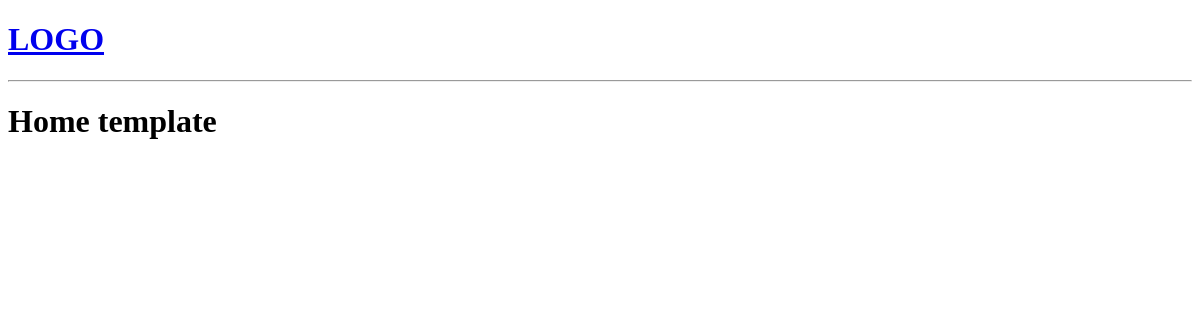
Before: / with the older database file.
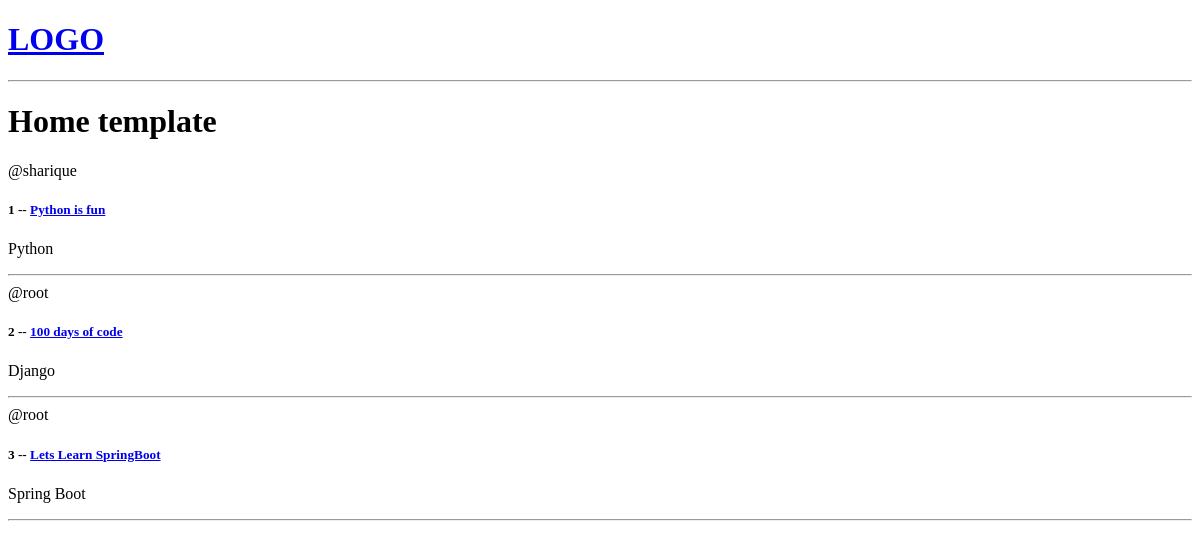
After: the same page with the newer database file.
### base/models.py (models this page shows, shortened)
class Room(models.Model):
    host = models.ForeignKey(User , on_delete=models.SET_NULL, null=True)
    topic = models.ForeignKey(Topic , on_delete=models.SET_NULL, null=True)
    name= models.CharField(max_length=200)
    description = models.TextField(null=True, blank=True)
    updated = models.DateTimeField(auto_now=True)
    created = models.DateTimeField(auto_now_add=True)

class Topic(models.Model):
    name = models.CharField(max_length=200)

### base/views.py (the view)
# urls.py: 2. Add a URL to urlpatterns:  path('', views.home, name='home')
def home(request):
    rooms = Room.objects.all()
    context ={'rooms':rooms}
    return render(request , 'base/home.html', context)

### base/templates/base/home.html
{% extends 'main.html' %}
{% block content %}
<h1>Home template</h1>
<div>
    <div>
        {% for room in rooms %}
            <div>
                <span>@{{room.host.username}}</span>
                <h5>{{room.id}} -- <a href="/room/{{room.id}}">{{room.name}}</a></h5>
                <p>{{room.topic.name}}</p>
                <hr>
            </div>
        {% endfor %}
    </div>
</div>
{% endblock %}

### templates/main.html (shortened to what this page needs)
<!DOCTYPE html>
<html lang="en">
<head>
</head>
<body>
    {% include 'logo.html' %}
    {% block content %}
    {% endblock %}
</body>
</html>

### templates/logo.html
<a href="/">
    <h1 >LOGO</h1>
    <hr>
</a>

Changed rows visible on the page:
added Room: host.username "sharique", id "1", name "Python is fun", topic.name "Python"
added Room: host.username "root", id "2", name "100 days of code", topic.name "Django"
added Room: host.username "root", id "3", name "Lets Learn SpringBoot", topic.name "Spring Boot"
